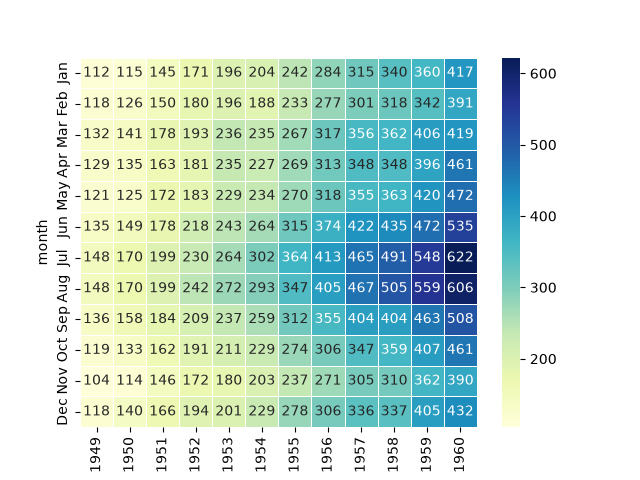

This figure's Python source:
import seaborn as sns
import matplotlib.pyplot as plt

flights = sns.load_dataset("flights")
flights_year = flights.groupby("year", as_index=False)["passengers"].sum()
print(flights_year.head())
plt.plot(flights_year["year"], flights_year["passengers"])
plt.savefig('flights_year.png') #plt.show()

flights_pivot = flights.pivot(index="month", columns="year", values="passengers")
print(flights_pivot.head())

sns.heatmap(flights_pivot, annot=True, fmt="d", linewidths=.5, cmap="YlGnBu")
plt.savefig('flights.png') #plt.show()
